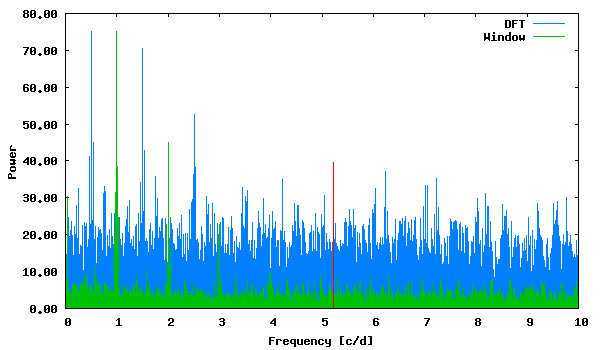

Source code (gnuplot):
set term png size 600,350 medium
set colors classic
set output "phase_lc_16.deeming.png"
set xlabel "Frequency [c/d]"
set ylabel "Power"
set format y "%5.2f"
plot "deeming.periodogram" using 1:2 with lines linecolor 3 title "DFT", "deeming.periodogram" using 1:3 with lines linecolor 2 title "Window", "<echo '5.232859 39.65955502'" with impulses linecolor 1 title ""
 
